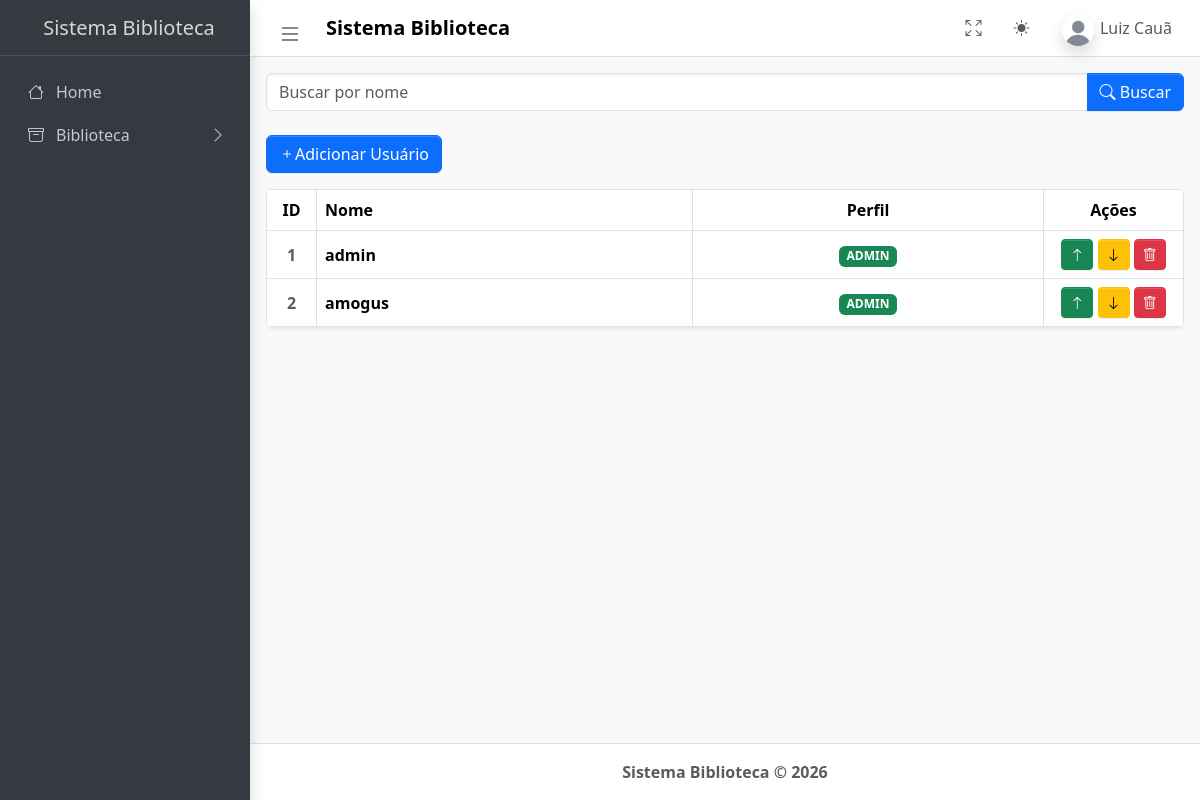
Before: /usuarios (signed in) with the older database file.
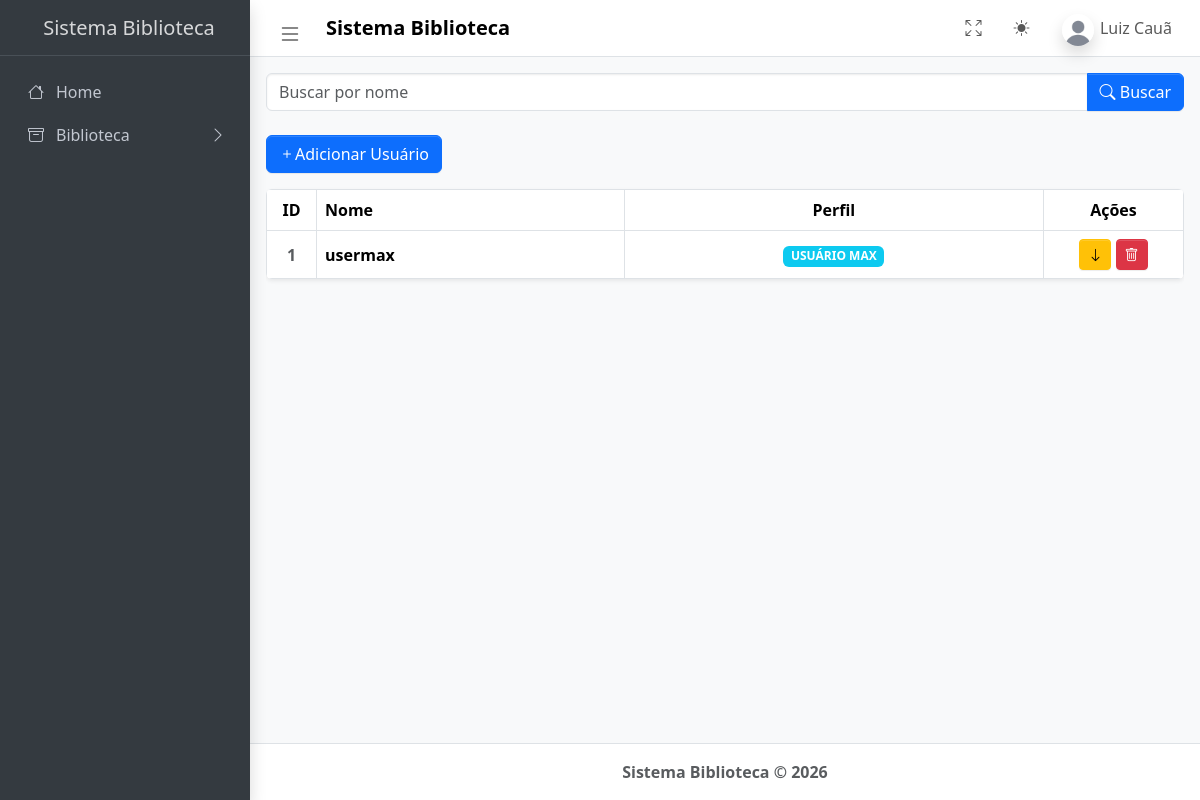
After: the same page with the newer database file.
### tables this page shows
CREATE TABLE usuarios(
                id INTEGER PRIMARY KEY AUTOINCREMENT,
                nome TEXT NOT NULL UNIQUE,
                senha TEXT NOT NULL,
                perfil TEXT NOT NULL DEFAULT 'usuario'
            );

### app.py (the view)
@app.route('/usuarios', methods=['GET'])
@login_necessario
def usuarios():
    if not administrador():
        flash('Você não tem permissão para acessar essa página')
        return redirect(url_for('menu_principal'))
    conn = conexao()
    usuarios = conn.execute('SELECT * FROM usuarios')
    return render_template('admin/usuarios.html', usuarios=usuarios)

### app.py (called while the page is built)
def conexao():
    conn = sqlite3.connect(DATABASE)
    conn.row_factory = sqlite3.Row
    return conn

def usuario_logado():
    return 'usuario_id' in session

def administrador():
    return session.get('perfil') in ('admin', 'max')

def login_necessario(func):
    @wraps(func)
    def verificar_login(*args, **kwargs):
        if not usuario_logado():
            flash('Você precisa estar logado para acessar essa página')
            return redirect(url_for('login'))
        return func(*args, **kwargs)
    return verificar_login

### templates/admin/usuarios.html (shortened to what this page needs)
{% extends "admin/base.html" %}
{% block content %}
<main class="app-main">
    <form method="GET" action="{{ url_for('buscar_usuarios') }}" class="mb-4">
        <div class="input-group">
            <input type="text" class="form-control" name="query" placeholder="Buscar por nome" value="{{ request.args.get('query', '') }}">
            <button class="btn btn-primary" type="submit"><i class="bi bi-search"></i> Buscar</button>
        </div>
    </form>
    <div class="d-flex justify-content-between align-items-center mb-3">
        <a href="{{ url_for('cadastro') }}" class="btn btn-primary bi bi-plus">Adicionar Usuário</a>
    </div>
    <div class="table-responsive shadow-sm rounded">
      <table class="table table-bordered align-middle mb-0">
        <thead>
          <tr>
            <th class="text-center" style="width: 50px;">ID</th>
            <th>Nome</th>
            <th class="text-center">Perfil</th>
            <th class="text-center" style="width: 140px;">Ações</th>
          </tr>
        </thead>
        <tbody>
          {% for usuario in usuarios %}
          <tr>
            <td class="text-center fw-bold text-muted">{{ loop.index }}</td>
            <td class="fw-bold">{{ usuario.nome }}</td>
            <td class="text-center">
              {% if usuario.perfil == 'max' %}
                <span class="badge bg-info">USUÁRIO MAX</span>
              {% elif usuario.perfil == 'admin' %}
                <span class="badge bg-success">ADMIN</span>
              {% else %}
                <span class="badge bg-secondary">COMUM</span>
              {% endif %}
            </td>
            <td class="text-center">
              {% if usuario.perfil != 'max' %}
                <form action="{{ url_for('promover_usuario', id=usuario.id) }}" method="POST" class="d-inline" onsubmit="return confirm('Promover este usuário?')">
                  <button type="submit" class="btn btn-success btn-sm" title="Promover">
                    <i class="bi bi-arrow-up"></i>
                  </button>
                </form>
              {% endif %}
              {% if usuario.perfil != 'usuario' %}
                <form action="{{ url_for('rebaixar_usuario', id=usuario.id) }}" method="POST" class="d-inline" onsubmit="return confirm('Rebaixar este usuário?')">
                  <button type="submit" class="btn btn-warning btn-sm" title="Rebaixar">
                    <i class="bi bi-arrow-down"></i>
                  </button>
                </form>
              {% endif %}
              <form action="{{ url_for('deletar_usuario', id=usuario.id) }}" method="POST" class="d-inline" onsubmit="return confirm('Realmente deseja excluir esse usuário?')">
                <button type="submit" class="btn btn-danger btn-sm" title="Excluir">
                  <i class="bi bi-trash"></i>
                </button>
              </form>
            </td>
          </tr>
          {% else %}
          <tr>
            <td colspan="4" class="text-center py-4 text-muted">
                Nenhum usuário encontrado.
            </td>
          </tr>
          {% endfor %}
        </tbody>
      </table>
    </div>
</main>
{% endblock %}

### templates/admin/base.html (shortened to what this page needs)
<!doctype html>
<html lang="pt-br">
  <head>
    <link rel="stylesheet" href="https://cdn.jsdelivr.net/npm/@fontsource/source-sans-3@5.0.12/index.css" media="print" onload="this.media = 'all'" />
    <link rel="stylesheet" href="https://cdn.jsdelivr.net/npm/overlayscrollbars@2.11.0/styles/overlayscrollbars.min.css" />
    <link rel="stylesheet" href="https://cdn.jsdelivr.net/npm/bootstrap-icons@1.13.1/font/bootstrap-icons.min.css" />
    <link rel="stylesheet" href="https://cdn.jsdelivr.net/npm/bootstrap@5.3.3/dist/css/bootstrap.min.css">
    <link rel="stylesheet" href="{{ url_for('static', filename='css/dist/css/adminlte.css') }}" />
  </head>
  <body class="layout-fixed sidebar-expand-lg bg-body-tertiary">
    <div class="app-wrapper">
      <nav class="app-header navbar navbar-expand bg-body">
        <div class="container-fluid">
          <ul class="navbar-nav align-items-center">
            <li class="nav-item">
              <a class="nav-link" data-lte-toggle="sidebar" href="#" role="button" aria-label="Toggle sidebar">
                <i class="bi bi-list fs-4"></i>
              </a>
            </li>
            <li class="nav-item ms-2">
              <span class="navbar-brand mb-0 h1 fw-bold fs-5">Sistema Biblioteca</span>
            </li>
          </ul>
          <ul class="navbar-nav ms-auto align-items-center">
            <li class="nav-item">
              <a class="nav-link" href="#" data-lte-toggle="fullscreen" aria-label="Toggle fullscreen">
                <i data-lte-icon="maximize" class="bi bi-arrows-fullscreen"></i>
              </a>
            </li>
            <li class="nav-item dropdown">
              <a class="nav-link" href="#" id="bd-theme" data-bs-toggle="dropdown" aria-expanded="false">
                <i class="bi bi-sun-fill" data-lte-theme-icon="light"></i>
              </a>
            </li>
            <li class="nav-item dropdown user-menu">
              <a href="#" class="nav-link dropdown-toggle" data-bs-toggle="dropdown">
                <img src="{{ url_for('static', filename='css/dist/assets/img/user1.jpg') }}" class="user-image rounded-circle shadow" alt="User Image" />
                <span class="d-none d-md-inline">Luiz Cauã</span>
              </a>
            </li>
          </ul>
        </div>
      </nav>
      <aside class="app-sidebar bg-body-secondary shadow" data-bs-theme="dark">
        <div class="sidebar-brand">
          <span class="brand-text fw-light">Sistema Biblioteca</span>
        </div>
        <div class="sidebar-wrapper">
          <nav class="mt-2" aria-label="Main navigation">
            <ul class="nav sidebar-menu flex-column" data-lte-toggle="treeview" id="navigation">
              <li class="nav-item">
                <a href="/menu_principal" class="nav-link">
                  <i class="nav-icon bi bi-house"></i>
                  <p>Home</p>
                </a>
              </li>
              <li class="nav-item">
                <a class="nav-link">
                  <i class="nav-icon bi bi-archive"></i>
                    <p>
                      Biblioteca
                    </p>
                </a>
              </li>
            </ul>
          </nav>
        </div>
      </aside>
      <main class="app-main p-3">
        {% block content %}
        {% endblock %}
      </main>
      <footer class="app-footer text-center">
        <strong>Sistema Biblioteca &copy; 2026</strong>
      </footer>
    </div>
  </body>
</html>

Changed rows visible on the page:
removed usuarios: nome "admin", perfil "ADMIN"
removed usuarios: nome "amogus", perfil "ADMIN"
added usuarios: nome "usermax", perfil "USUÁRIO MAX"
